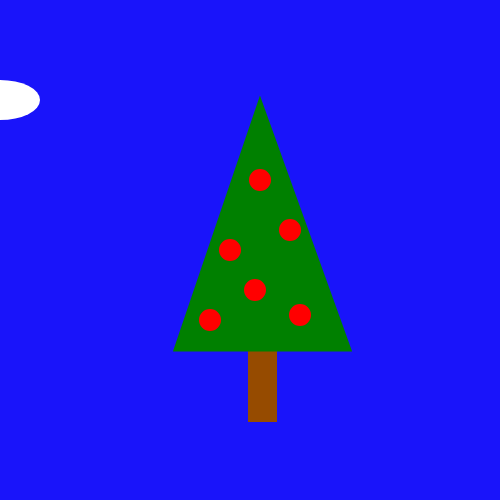
Frame 1 (no input)
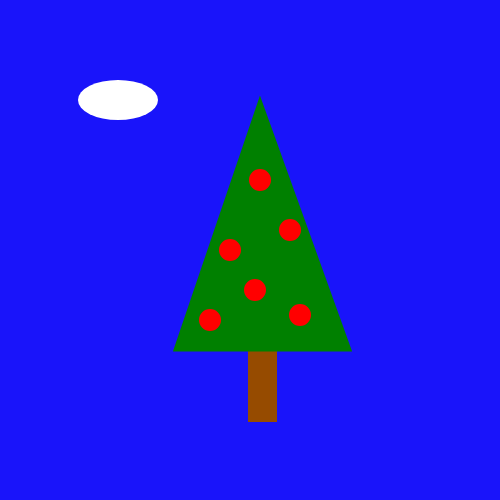
Frame 60 (no input)
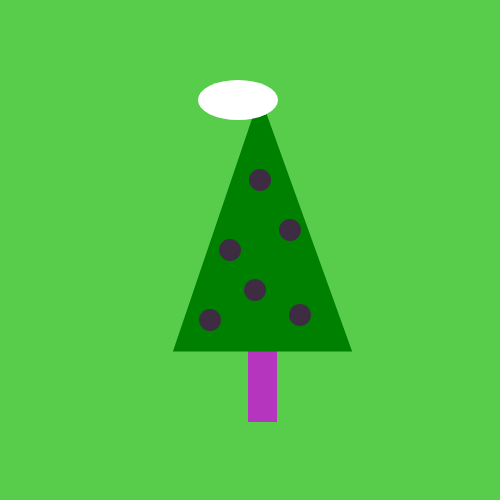
Frame 120 (the mouse pressed at the canvas centre since frame 60)

The p5.js sketch that drew these frames (run headless with seeded random() and noise() and a simulated clock; from frame 60 on, the mouse is pressed at the canvas centre):

// p5.js sketch
// ── sketch.js
// Miller A
// Title: Apple Tree
// This semester I will just be trying to expand my skill and knowledge of coding,this first sketch is my starting point.

let treeColor, bgColor, appleColor;
let cloudX = 0;  // Starting x position of the cloud
let cloudSpeed = 2; // Speed at which the cloud moves

function setup() {
  createCanvas(500, 500);

  treeColor = color(150, 75, 0); // Brown for the tree
  bgColor = color(25, 20, 250);  // Blue for the background
  appleColor = color('Red');     // Red for the apples

  background(bgColor);

  fill(treeColor);
  stroke(treeColor);
  strokeWeight(4);
  rect(250, 350, 25, 70); 

  noStroke()

  fill('Green')
  stroke('Green');
  strokeWeight(3);
  triangle(175, 350, 260, 100, 350, 350);
  fill(0, 255, 0)

  noStroke()

  fill(appleColor);
  stroke(appleColor);
  strokeWeight(2);
  circle(230, 250, 20);
  circle(300, 315, 20);
  circle(260, 180, 20);
  circle(290, 230, 20);
  circle(255, 290, 20);
  circle(210, 320, 20);
}

function draw() {
  // Clear the background and redraw
  background(bgColor);

  // Redraw tree and apples
  fill(treeColor);
  stroke(treeColor);
  strokeWeight(4);
  rect(250, 350, 25, 70); 

  noStroke()

  fill('Green')
  stroke('Green');
  strokeWeight(3);
  triangle(175, 350, 260, 100, 350, 350);
  fill(0, 255, 0)

  noStroke()

  fill(appleColor);
  stroke(appleColor);
  strokeWeight(2);
  circle(230, 250, 20);
  circle(300, 315, 20);
  circle(260, 180, 20);
  circle(290, 230, 20);
  circle(255, 290, 20);
  circle(210, 320, 20);

  // Simplified Cloud
  fill(255);
  noStroke();
  ellipse(cloudX, 100, 80, 40);

  // Move the cloud
  cloudX += cloudSpeed;

  // Reverse direction when cloud reaches the edges
  if (cloudX > width + 40 || cloudX < -40) {
    cloudSpeed *= -1;
  }
}

function mousePressed() {
  // Change colors when the mouse is pressed
  treeColor = color(random(255), random(255), random(255));  
  bgColor = color(random(255), random(255), random(255));    
  appleColor = color(random(255), random(255), random(255)); 

  
  background(bgColor);

  fill(treeColor);
  stroke(treeColor);
  strokeWeight(4);
  rect(250, 350, 25, 70); 

  noStroke()

  fill('Green')
  stroke('Green');
  strokeWeight(3);
  triangle(175, 350, 260, 100, 350, 350);
  fill(0, 255, 0)

  noStroke()

  fill(appleColor);
  stroke(appleColor);
  strokeWeight(2);
  circle(230, 250, 20);
  circle(300, 315, 20);
  circle(260, 180, 20);
  circle(290, 230, 20);
  circle(255, 290, 20);
  circle(210, 320, 20);
}
